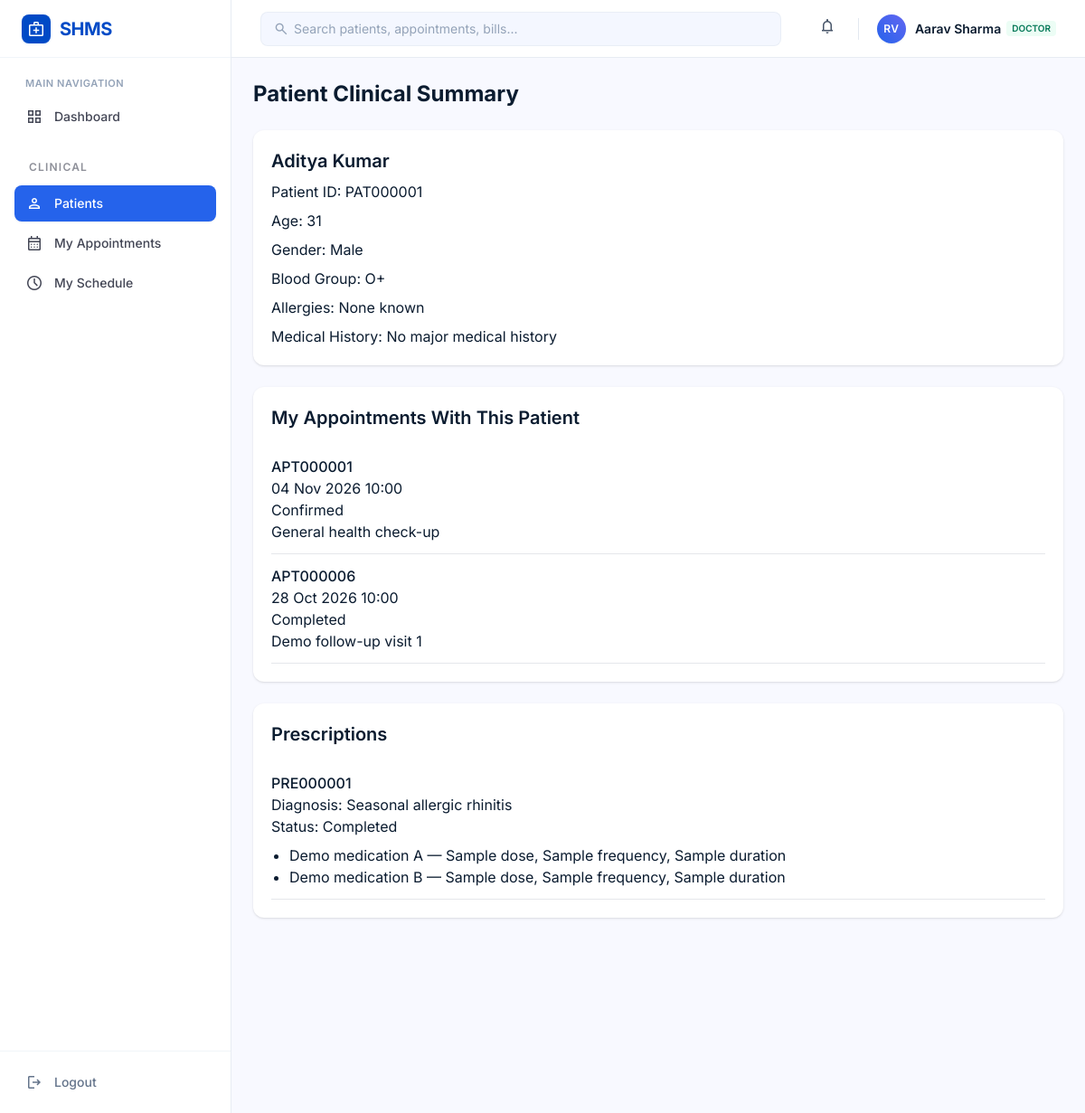
/doctors/my-patients/1/ (signed in), run on the app's committed database.
### accounts/models.py (models this page shows, shortened)
class User(AbstractUser):
    email = models.EmailField(unique=True)
    role = models.CharField(
        max_length=20,
        choices=UserRole.choices,
        default=UserRole.PATIENT,
    )
    phone_number = models.CharField(
        max_length=15,
        blank=True,
    )
    profile_picture = models.ImageField(
        upload_to="profile_pictures/",
        blank=True,
        null=True,
    )
    created_at = models.DateTimeField(
        auto_now_add=True,
    )
    updated_at = models.DateTimeField(
        auto_now=True,
    )
    objects = CustomUserManager()
    USERNAME_FIELD = "email"
    REQUIRED_FIELDS = ["username"]
    class Meta:
        db_table = "users"
        verbose_name = "User"
        verbose_name_plural = "Users"

### patients/models.py (models this page shows, shortened)
class Patient(models.Model):
    user = models.OneToOneField(
        settings.AUTH_USER_MODEL,
        on_delete=models.CASCADE,
        related_name="patient_profile",
    )
    patient_id = models.CharField(
        max_length=20,
        unique=True,
        blank=True,
    )
    date_of_birth = models.DateField()
    gender = models.CharField(
        max_length=10,
        choices=GenderChoices.choices,
    )
    blood_group = models.CharField(
        max_length=5,
        choices=BloodGroupChoices.choices,
    )
    emergency_contact = models.CharField(
        max_length=15,
    )
    address = models.TextField()
    city = models.CharField(
        max_length=100,
    )
    state = models.CharField(
        max_length=100,
    )
    pincode = models.CharField(
        max_length=10,
    )
    allergies = models.TextField(
        blank=True,
    )
    medical_history = models.TextField(
        blank=True,
    )
    created_at = models.DateTimeField(
        auto_now_add=True,
    )
    updated_at = models.DateTimeField(
        auto_now=True,
    )
    class Meta:
        db_table = "patients"
        verbose_name = "Patient"
        verbose_name_plural = "Patients"
    @property
    def age(self):
        if not self.date_of_birth:
            return None
        today = date.today()
        return (
            today.year
            - self.date_of_birth.year
            - (
                (today.month, today.day)
                < (self.date_of_birth.month, self.date_of_birth.day)
            )
        )

### appointments/models.py (models this page shows, shortened)
class Appointment(models.Model):
    patient = models.ForeignKey(
        Patient,
        on_delete=models.CASCADE,
        related_name="appointments",
    )
    doctor = models.ForeignKey(
        Doctor,
        on_delete=models.CASCADE,
        related_name="appointments",
    )
    appointment_id = models.CharField(
        max_length=20,
        unique=True,
        blank=True,
    )
    appointment_date = models.DateField()
    appointment_time = models.TimeField()
    reason_for_visit = models.CharField(
        max_length=255,
    )
    status = models.CharField(
        max_length=20,
        choices=AppointmentStatus.choices,
        default=AppointmentStatus.SCHEDULED,
    )
    created_at = models.DateTimeField(
        auto_now_add=True,
    )
    updated_at = models.DateTimeField(
        auto_now=True,
    )
    checked_in_at = models.DateTimeField(
        null=True,
        blank=True,
        editable=False,
    )
    class Meta:
        db_table = "appointments"
        ordering = [
            "appointment_date",
            "appointment_time",
        ]
        constraints = [
            models.UniqueConstraint(
                fields=[
                    "doctor",
                    "appointment_date",
                    "appointment_time",
                ],
                condition=models.Q(
                    status__in=[
                        AppointmentStatus.SCHEDULED,
                        AppointmentStatus.CONFIRMED,
                    ]
                ),
                name="unique_active_doctor_appointment_slot",
            ),
        ]

### prescriptions/models.py (models this page shows, shortened)
class Prescription(models.Model):
    appointment = models.OneToOneField(
        Appointment,
        on_delete=models.CASCADE,
        related_name="prescription",
    )
    prescription_id = models.CharField(
        max_length=20,
        unique=True,
        blank=True,
    )
    diagnosis = models.TextField()
    remarks = models.TextField(
        blank=True,
    )
    status = models.CharField(
        max_length=20,
        choices=PrescriptionStatus.choices,
        default=PrescriptionStatus.ACTIVE,
    )
    created_at = models.DateTimeField(
        auto_now_add=True,
    )
    updated_at = models.DateTimeField(
        auto_now=True,
    )
    class Meta:
        db_table = "prescriptions"
        ordering = [
            "-created_at",
        ]
        verbose_name = "Prescription"
        verbose_name_plural = "Prescriptions"

class PrescriptionMedicine(models.Model):
    prescription = models.ForeignKey(
        Prescription,
        on_delete=models.CASCADE,
        related_name="medicines",
    )
    medicine_name = models.CharField(
        max_length=200,
    )
    dosage = models.CharField(
        max_length=100,
    )
    frequency = models.CharField(
        max_length=100,
    )
    duration = models.CharField(
        max_length=100,
    )
    instructions = models.TextField(
        blank=True,
    )
    class Meta:
        db_table = "prescription_medicines"
        ordering = [
            "id",
        ]
        verbose_name = "Prescription Medicine"
        verbose_name_plural = "Prescription Medicines"

### doctors/views.py (the view)
@role_required(UserRole.DOCTOR)
def patient_clinical_summary(request, pk):
    doctor = get_object_or_404(
        Doctor,
        user=request.user,
    )
    patient = get_object_or_404(
        Patient.objects
        .filter(appointments__doctor=doctor)
        .select_related("user")
        .distinct(),
        pk=pk,
    )
    appointments = (
        Appointment.objects
        .filter(
            doctor=doctor,
            patient=patient,
        )
        .order_by("-appointment_date", "-appointment_time")
    )
    prescriptions = (
        Prescription.objects
        .filter(appointment__in=appointments)
        .prefetch_related("medicines")
        .order_by("-created_at")
    )
    return render(
        request,
        "doctors/patient_summary.html",
        {
            "patient": patient,
            "appointments": appointments,
            "prescriptions": prescriptions,
        },
    )

### templates/doctors/patient_summary.html (shortened to what this page needs)
{% extends "base.html" %}
{% block content %}
<div class="p-lg space-y-lg">
<h1 class="text-2xl font-bold">Patient Clinical Summary</h1>
<section class="bg-white rounded-xl shadow p-5 space-y-2">
    <h2 class="text-xl font-semibold">
        {{ patient.user.get_full_name }}
    </h2>
    <p>Patient ID: {{ patient.patient_id }}</p>
    <p>Age: {{ patient.age|default:"Not recorded" }}</p>
    <p>Gender: {{ patient.get_gender_display }}</p>
    <p>Blood Group: {{ patient.blood_group }}</p>
    <p>Allergies: {{ patient.allergies|default:"Not recorded" }}</p>
    <p>Medical History: {{ patient.medical_history|default:"Not recorded" }}</p>
</section>
<section class="bg-white rounded-xl shadow p-5">
    <h2 class="text-xl font-semibold mb-4">My Appointments With This Patient</h2>
    {% for appointment in appointments %}
    <div class="border-b py-3">
        <p class="font-medium">
            {{ appointment.appointment_id }}
        </p>
        <p>
            {{ appointment.appointment_date|date:"d M Y" }}
            {{ appointment.appointment_time|time:"H:i" }}
        </p>
        <p>{{ appointment.get_status_display }}</p>
        <p>{{ appointment.reason_for_visit }}</p>
    </div>
    {% empty %}
    <p>No appointments found.</p>
    {% endfor %}
</section>
<section class="bg-white rounded-xl shadow p-5">
    <h2 class="text-xl font-semibold mb-4">Prescriptions</h2>
    {% for prescription in prescriptions %}
    <div class="border-b py-3">
        <p class="font-medium">{{ prescription.prescription_id }}</p>
        <p>Diagnosis: {{ prescription.diagnosis }}</p>
        <p>Status: {{ prescription.get_status_display }}</p>
        <ul class="list-disc pl-5 mt-2">
            {% for medicine in prescription.medicines.all %}
            <li>
                {{ medicine.medicine_name }} —
                {{ medicine.dosage }},
                {{ medicine.frequency }},
                {{ medicine.duration }}
            </li>
            {% endfor %}
        </ul>
    </div>
    {% empty %}
    <p>No prescriptions found.</p>
    {% endfor %}
</section>
</div>
{% endblock %}

### templates/includes/header.html (shortened to what this page needs)
<header
    class="sticky top-0 z-30 h-16 bg-surface-container-lowest/90 backdrop-blur-md border-b border-slate-200/80 px-4 sm:px-6 lg:px-8 flex items-center justify-between gap-4 no-print">
    <div class="flex items-center gap-3 flex-1 max-w-xl">
        <form action="{% url 'core:search' %}" class="relative w-full max-w-xl hidden sm:block" method="get" role="search">
            <span
                class="material-symbols-outlined absolute left-3.5 top-1/2 -translate-y-1/2 text-slate-400 text-[18px] pointer-events-none">search</span>
            <input
                class="w-full pl-9 pr-4 py-2 bg-surface-container-low/70 border border-slate-200/60 rounded-lg text-sm text-on-surface placeholder:text-slate-400 focus:outline-none focus:ring-2 focus:ring-primary/20 focus:border-primary transition-all"
                id="header-search" name="q" value="{{ request.GET.q|default:'' }}"
                maxlength="100" placeholder="Search patients, appointments, bills..." type="search" required />
        </form>
    </div>
    <div class="flex items-center gap-2 sm:gap-4">
        <div class="relative">
            <button aria-label="Notifications{% if unread_notification_count %}, {{ unread_notification_count }} unread{% endif %}"
                aria-controls="notification-panel" aria-expanded="false"
                data-notification-ids="{{ recent_activity_ids|join:',' }}"
                id="notification-button"
                class="relative p-2 rounded-lg text-slate-600 hover:bg-surface-container-low hover:text-on-surface transition-colors">
                <span class="material-symbols-outlined text-[20px]">notifications</span>
            </button>
        </div>
        <div class="flex items-center gap-2.5 pl-1">
            <div
                class="w-8 h-8 rounded-full bg-gradient-to-tr from-blue-600 to-indigo-500 text-white flex items-center justify-center font-semibold text-xs tracking-wider shadow-sm">
                RV
            </div>
            <div class="hidden sm:flex flex-col text-left leading-tight">
                <div class="flex items-center gap-1.5">
                    <span class="text-sm font-semibold text-on-surface">{{ user.get_full_name|default:user.username }}</span>
                    <span
                        class="px-1.5 py-0.5 rounded text-[10px] font-semibold bg-emerald-50 text-emerald-700">{{ user.role|default:"User" }}</span>
                </div>
            </div>
        </div>
    </div>
</header>

### data on the page
User: get_full_name "Aarav Sharma", role "DOCTOR"
Patient: user.get_full_name "Aditya Kumar", patient_id "PAT000001", age "31", gender "Male", blood_group "O+", allergies "None known", medical_history "No major medical history"
Appointment: appointment_id "APT000001", appointment_date "04 Nov 2026", appointment_time "10:00", status "Confirmed", reason_for_visit "General health check-up"
Appointment: appointment_id "APT000006", appointment_date "28 Oct 2026", appointment_time "10:00", status "Completed", reason_for_visit "Demo follow-up visit 1"
Prescription: prescription_id "PRE000001", diagnosis "Seasonal allergic rhinitis", status "Completed"
PrescriptionMedicine: medicine_name "Demo medication A", dosage "Sample dose", frequency "Sample frequency", duration "Sample duration"
PrescriptionMedicine: medicine_name "Demo medication B", dosage "Sample dose", frequency "Sample frequency", duration "Sample duration"
